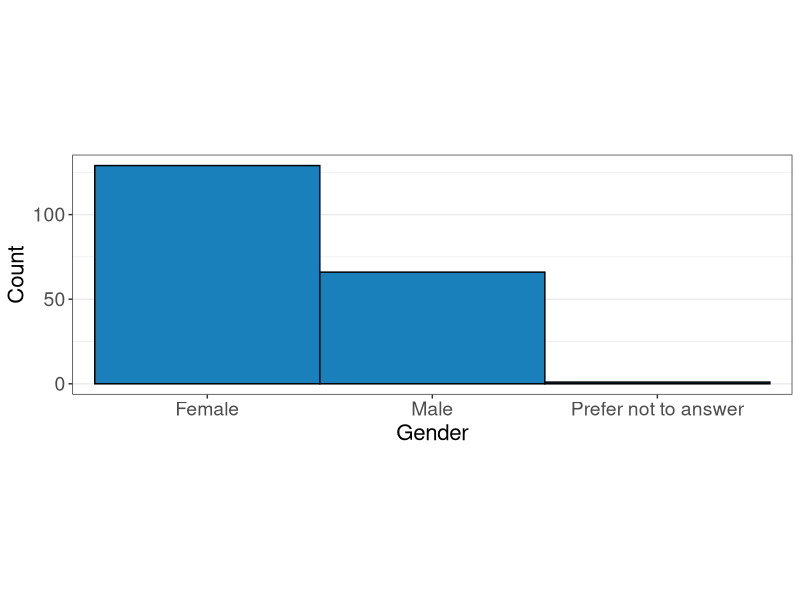
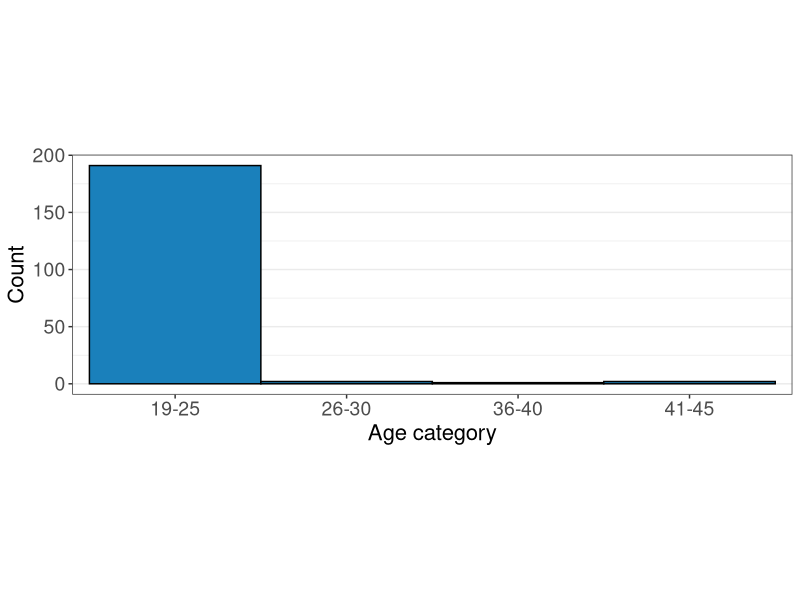
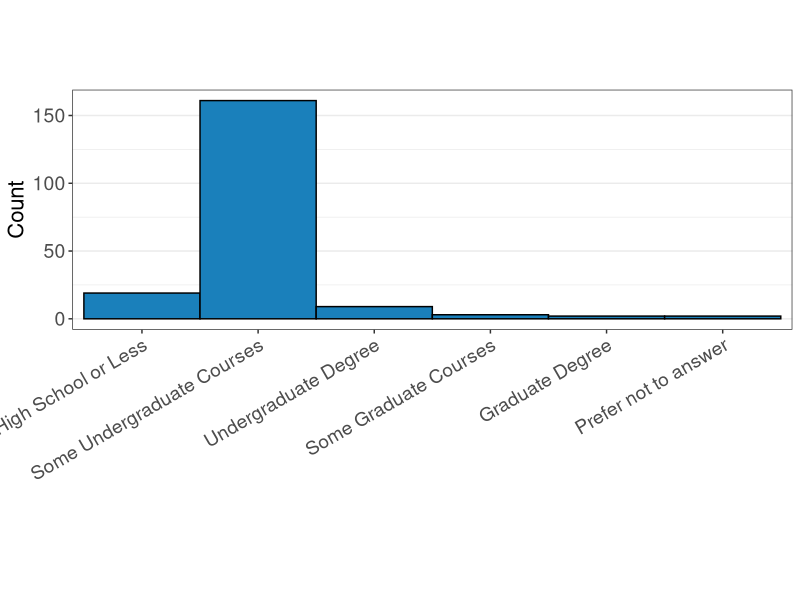
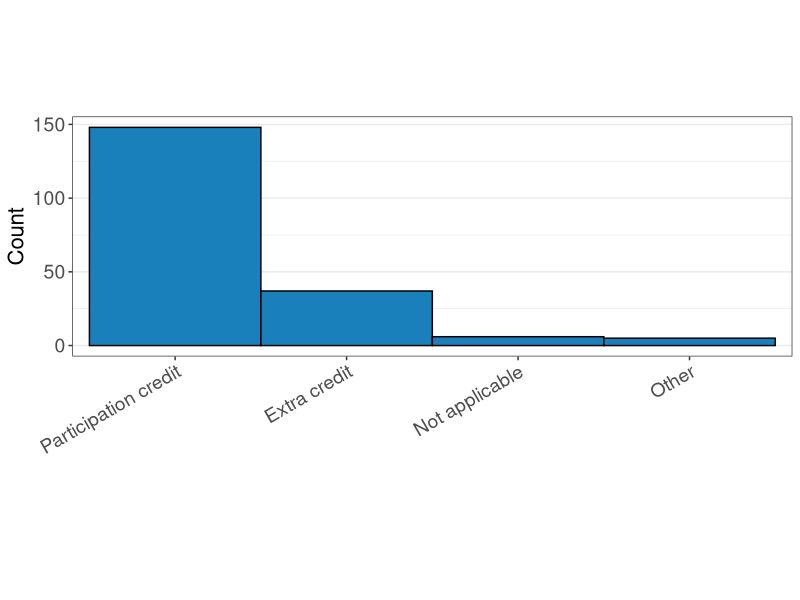
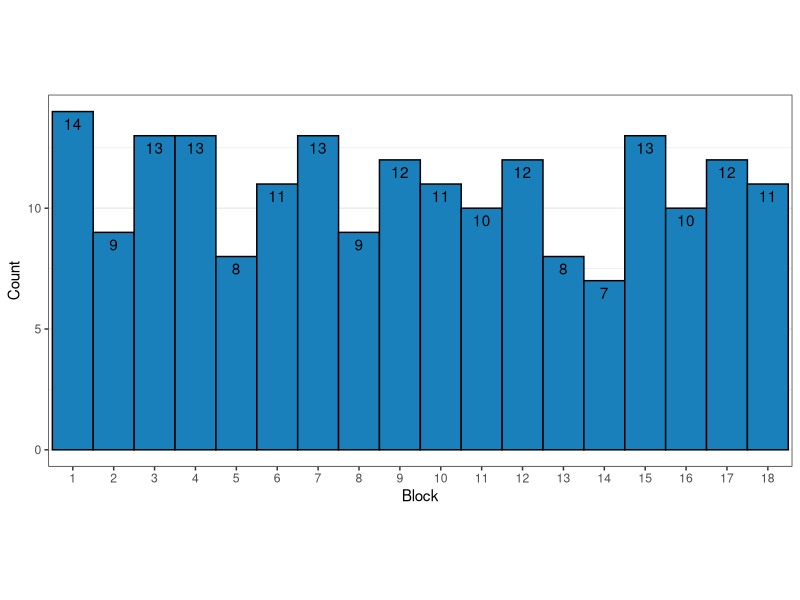
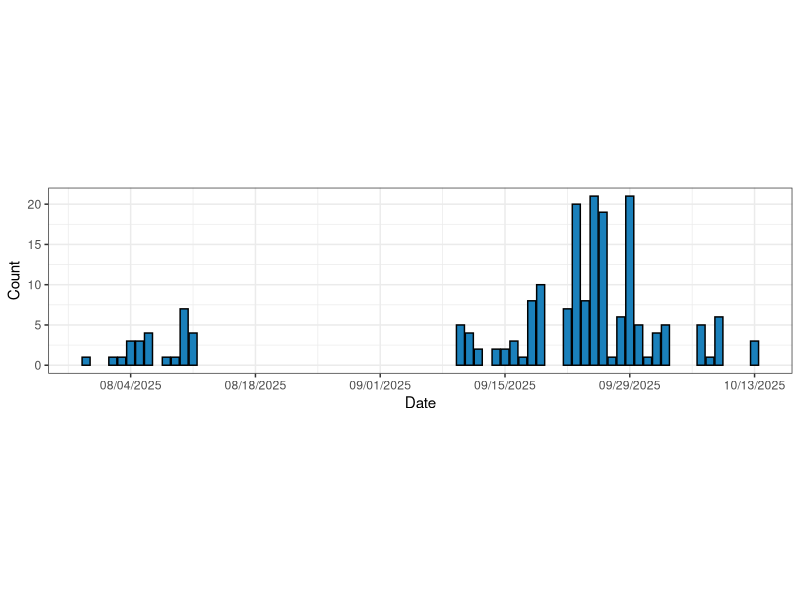
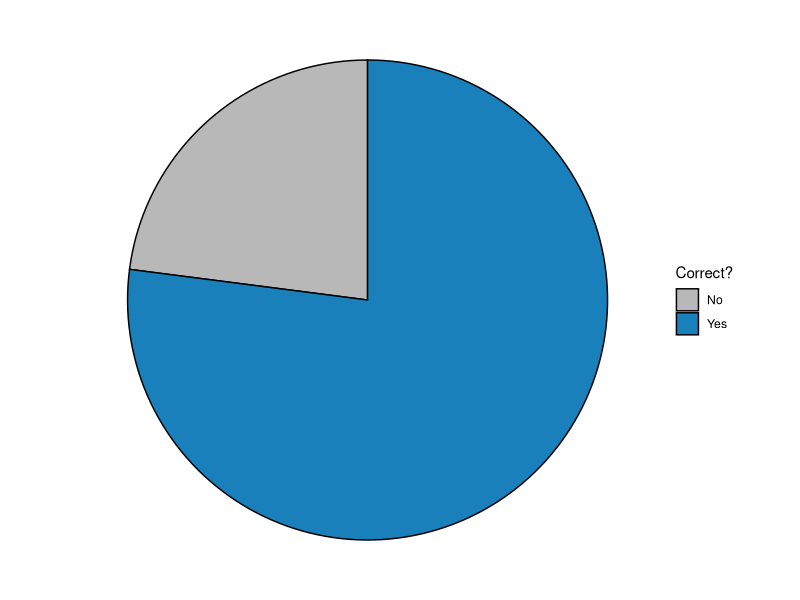
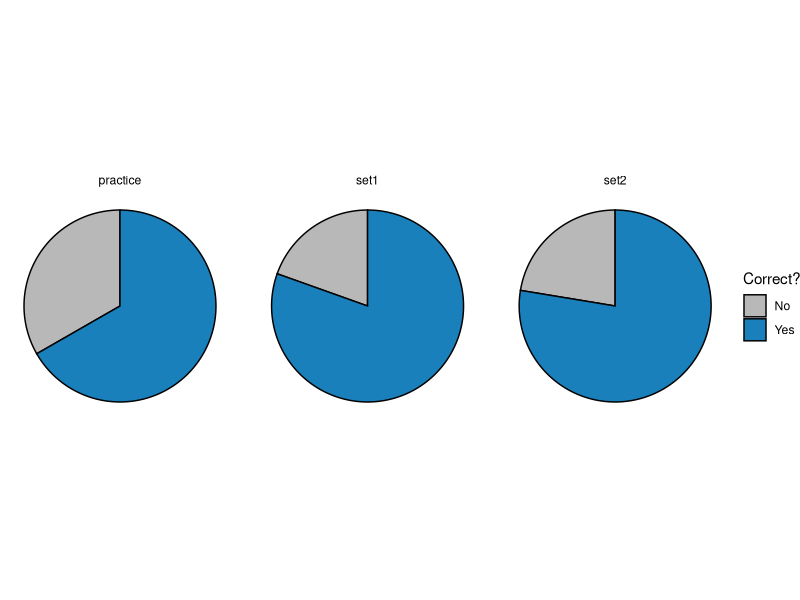

Write the R code that produced these figures, in order.
## ---- chunk 1
library(tidyverse)
theme_set(theme_bw() + theme(aspect.ratio = 1))
## ---- chunk 2
results <- read_csv("../_data/stat218fall2025.csv")
## ---- chunk 3
user_in_study <- results %>% 
  select(user_id, user_age, user_gender, user_education, user_reason) %>% 
  distinct()
## ---- chunk 4
#| label: fig-dem-gender
#| fig-cap: "Gender of experiment participants."


user_in_study %>% 
  ggplot(mapping = aes(x = user_gender)) + 
  geom_bar(fill = '#1a80bb', color = 'black', width = 1) + 
  labs(x = 'Gender', y = 'Count') + 
  theme(aspect.ratio = 1/3, 
        axis.text.x = element_text(size = 14),
        axis.text.y = element_text(size = 14),
        axis.title = element_text(size = 16),
        panel.grid.major.x = element_blank())
## ---- chunk 5
#| label: fig-dem-age
#| fig-cap: "Age categories of experiment participants."
user_in_study %>% 
  ggplot(mapping = aes(x = user_age)) + 
  geom_bar(fill = '#1a80bb', color = 'black', width = 1) + 
  labs(x = 'Age category', y = 'Count') + 
  theme(aspect.ratio = 1/3, 
        axis.text.x = element_text(size = 14),
        axis.text.y = element_text(size = 14),
        axis.title = element_text(size = 16),
        panel.grid.major.x = element_blank())
## ---- chunk 6
#| label: fig-dem-education
#| fig-cap: "Education level of experiment participants."
user_in_study %>% 
  ggplot(mapping = aes(x = factor(user_education, levels = c('High School or Less',
                                                             'Some Undergraduate Courses',
                                                             'Undergraduate Degree',
                                                             'Some Graduate Courses',
                                                             'Graduate Degree',
                                                             'Prefer not to answer')))) + 
  geom_bar(fill = '#1a80bb', color = 'black', width = 1) + 
  labs(x = '', y = 'Count') + 
  theme(aspect.ratio = 1/3, 
        axis.text.x = element_text(size = 14, angle = 30, hjust = 1),
        axis.text.y = element_text(size = 14),
        axis.title = element_text(size = 16),
        panel.grid.major.x = element_blank())
## ---- chunk 7
#| label: fig-dem-reason
#| fig-cap: "Reason for experiment participants."
user_in_study %>% 
  ggplot(mapping = aes(x = factor(user_reason, levels = c('Participation credit','Extra credit','Not applicable','Other')))) + 
  geom_bar(fill = '#1a80bb', color = 'black', width = 1) + 
  labs(x = '', y = 'Count') + 
  theme(aspect.ratio = 1/3, 
        axis.text.x = element_text(size = 14, angle = 30, hjust = 1),
        axis.text.y = element_text(size = 14),
        axis.title = element_text(size = 16),
        panel.grid.major.x = element_blank())
## ---- chunk 8
used_blocks <- results %>% 
  group_by(block, user_id) %>% 
  nest() %>% 
  group_by(block) %>% 
  count()

used_blocks %>% 
  ggplot(mapping = aes(x = factor(block), y = n)) + 
  geom_col(width = 1, fill = '#1a80bb', color = 'black') + 
  geom_text(aes(label = n, y = n - .5)) + 
  theme(aspect.ratio = 1/2) + 
  # scale_x_continuous(breaks = 1:18) + 
  labs(x = 'Block', y = 'Count') + 
  theme(panel.grid.major.x = element_blank())
## ---- chunk 9
#| label: fig-overtime
#| fig-cap: "Participation over time."
results %>% 
  mutate(date = as_datetime(start_time),
         date = as_date(date)) %>% 
  group_by(user_id, date) %>% 
  nest() %>% 
  group_by(date) %>% 
  count() %>% 
  ggplot(mapping = aes(x = date, y = n)) + 
  geom_col(fill = '#1a80bb', color = 'black') + 
  labs(x = 'Date', y = 'Count') + 
  scale_x_date(date_breaks = '2 weeks', 
               date_labels = '%m/%d/%Y') + 
  theme(aspect.ratio = 1/4)
## ---- chunk 10
#| label: fig-q1-overall
#| fig-cap: "Percentage of correct responses to Question 1."
ggplot(results, mapping = aes(x = '', fill = q1_correct)) + 
  geom_bar(color = 'black') + 
  coord_polar('y') + 
  labs(fill = 'Correct?') + 
  scale_fill_manual(values = c('TRUE'='#1a80bb',
                               'FALSE'='#b8b8b8'),
                    labels = c("No", "Yes")) + 
  theme_void()
## ---- chunk 11
#| label: fig-q1-byset
#| fig-cap: "Percentage of correct answers by heat map dataset."
ggplot(results, mapping = aes(x = '', fill = q1_correct)) + 
  geom_bar(color = 'black', position = position_fill()) + 
  coord_polar('y') + 
  labs(fill = 'Correct?') + 
  scale_fill_manual(values = c('TRUE'='#1a80bb',
                               'FALSE'='#b8b8b8'),
                    labels = c("No", "Yes")) + 
  theme_void() + 
  facet_grid(.~set, scales = 'free')
## ---- chunk 12
#| label: fig-q1-bymedia
#| fig-cap: "Percentage of correct answers by media type."
ggplot(results, mapping = aes(x = '', fill = q1_correct)) + 
  geom_bar(color = 'black', position = position_fill()) + 
  coord_polar('y') + 
  labs(fill = 'Correct?') + 
  scale_fill_manual(values = c('TRUE'='#1a80bb',
                               'FALSE'='#b8b8b8'),
                    labels = c("No", "Yes")) + 
  theme_void() + 
  facet_grid(.~media, scales = 'free')
## ---- chunk 13
#| label: fig-q1-bypairid
#| fig-cap: "Percentage of correct answers by stimuli pair identifier."
ggplot(results, mapping = aes(x = '', fill = q1_correct)) + 
  geom_bar(color = 'black', position = position_fill()) + 
  coord_polar('y') + 
  labs(fill = 'Correct?') + 
  scale_fill_manual(values = c('TRUE'='#1a80bb',
                               'FALSE'='#b8b8b8'),
                    labels = c("No", "Yes")) + 
  theme_void() + 
  facet_wrap(~pair_id, scales = 'free')
## ---- chunk 14
#| label: fig-q1-byall
#| fig-cap: "Percentage of correct answers by all treatment levels."
ggplot(results, mapping = aes(x = '', fill = q1_correct)) + 
  geom_bar(color = 'black', position = position_fill()) + 
  coord_polar('y') + 
  labs(fill = 'Correct?') + 
  scale_fill_manual(values = c('TRUE'='#1a80bb',
                               'FALSE'='#b8b8b8'),
                    labels = c("No", "Yes")) + 
  theme_void() + 
  theme(legend.position = 'bottom') +
  facet_grid(set + media~pair_id)
